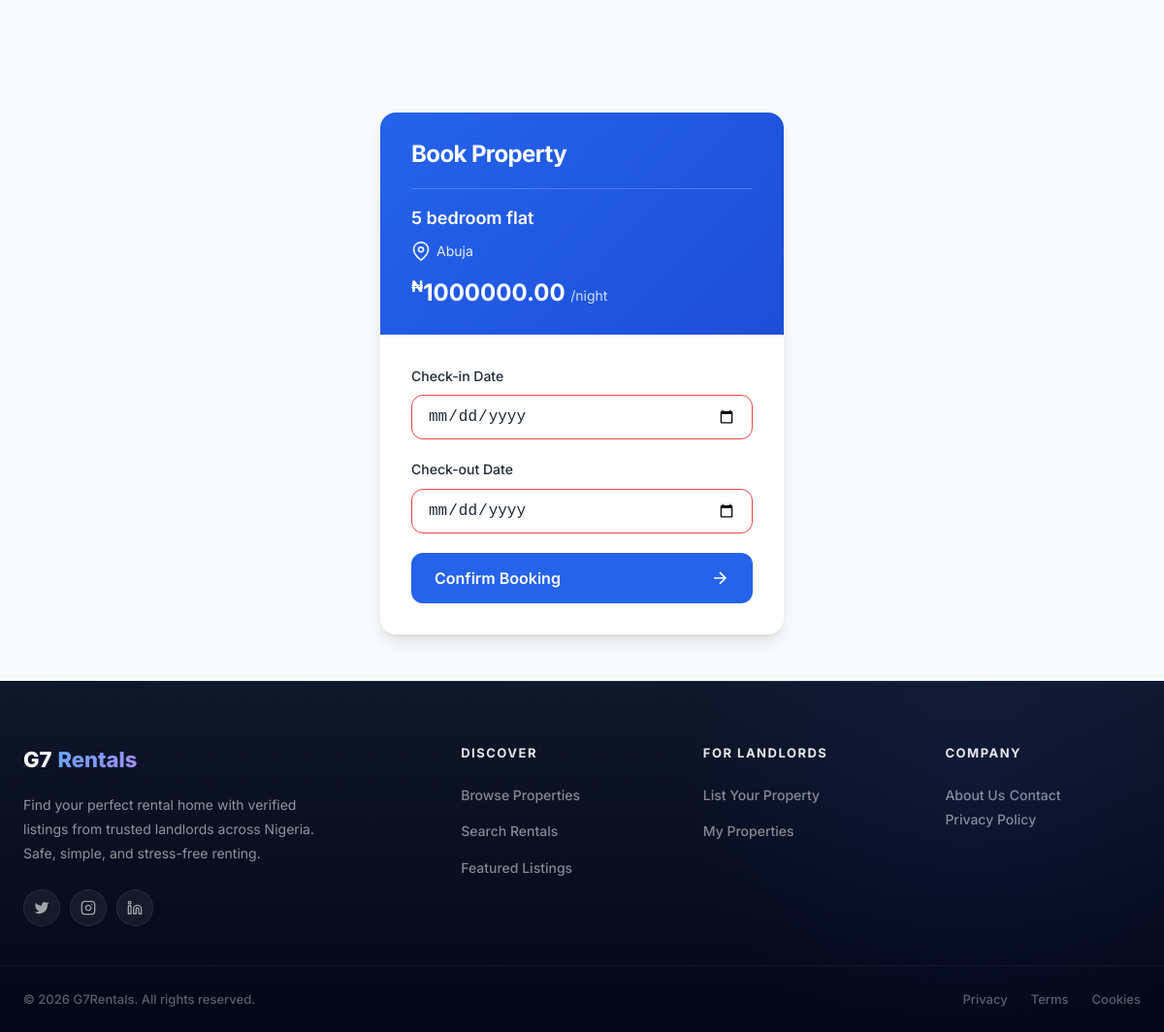
/bookings/book/7/ (signed in), run on the app's committed database.
### listings/models.py (models this page shows, shortened)
class Property(models.Model):
    PROPERTY_TYPE_CHOICES = [
        ('apartment', 'Apartment'),
        ('house', 'House'),
        ('studio', 'Studio'),
        ('condo', 'Condo'),
        ('townhouse', 'Townhouse'),
        ('commercial', 'Commercial'),
    ]
    STATUS_CHOICES = [
        ('vacant', 'Vacant'),
        ('occupied', 'Occupied'),
        ('maintenance', 'Under Maintenance'),
    ]
    owner = models.ForeignKey(
        User,
        on_delete=models.CASCADE,
        related_name='properties'
    )
    title = models.CharField(max_length=200)
    description = models.TextField(blank=True)
    price = models.DecimalField(max_digits=12, decimal_places=2)
    address = models.CharField(max_length=255, default="")
    city = models.CharField(max_length=100, default="Abuja")
    state = models.CharField(max_length=100, blank=True)
    zip_code = models.CharField(max_length=20, blank=True)
    location = models.CharField(max_length=255, blank=True, help_text="Neighborhood or area description")
    property_type = models.CharField(max_length=20, choices=PROPERTY_TYPE_CHOICES, default='apartment')
    bedrooms = models.PositiveIntegerField(default=1)
    bathrooms = models.DecimalField(max_digits=3, decimal_places=1, default=1.0)
    sqft = models.PositiveIntegerField(default=0, verbose_name="Square Feet")
    image = models.ImageField(upload_to='properties/')
    status = models.CharField(max_length=20, choices=STATUS_CHOICES, default='vacant')
    is_available = models.BooleanField(default=True)
    amenities = models.CharField(max_length=500, blank=True, help_text="Comma-separated: Pool, Gym, WiFi, etc.")
    created_at = models.DateTimeField(auto_now_add=True)
    updated_at = models.DateTimeField(auto_now=True)
    class Meta:
        ordering = ['-created_at']

### bookings/views.py (the view, shortened to what this page needs)
# urls.py: path('book/<int:pk>/', views.book_property, name='book_property'),
@login_required
def book_property(request, pk):
    property = get_object_or_404(
        Property,
        id=pk
    )
    return render(
        request,
        'bookings/book.html',
        {
            'property': property
        }
    )

### listings/context_processors.py (called while the page is built)
def pending_bookings_count(request):
    count = 0
    if request.user.is_authenticated and getattr(request.user, 'user_type', None) == 'landlord':
        count = Booking.objects.filter(
            property__owner=request.user,
            status='pending'
        ).count()
    return {'pending_bookings_count': count}

### bookings/templates/bookings/book.html (shortened to what this page needs)
{% extends 'accounts/base.html' %}
{% block content %}
<div class="booking-container">
    <article class="booking-card">
        <header class="booking-header">
            <h1 class="booking-title">Book Property</h1>
            <div class="property-summary">
                <h2 class="property-name">{{ property.title }}</h2>
                <p class="property-location">
                    <svg class="icon" viewBox="0 0 24 24" fill="none" stroke="currentColor" stroke-width="2">
                        <path d="M21 10c0 7-9 13-9 13s-9-6-9-13a9 9 0 0118 0z"/>
                        <circle cx="12" cy="10" r="3"/>
                    </svg>
                    {{ property.city }}
                </p>
                <p class="property-price">
                    <span class="currency">₦</span>{{ property.price }}
                    <span class="period">/night</span>
                </p>
            </div>
        </header>
        <form method="POST" class="booking-form" id="bookingForm">
            <div class="form-group">
                <label for="start_date" class="form-label">
                    Check-in Date
                </label>
                <input
                    type="date"
                    id="start_date"
                    name="start_date"
                    class="form-input"
                    required
                    min="{% now 'Y-m-d' %}"
                    aria-required="true"
                >
            </div>
            <div class="form-group">
                <label for="end_date" class="form-label">
                    Check-out Date
                </label>
                <input
                    type="date"
                    id="end_date"
                    name="end_date"
                    class="form-input"
                    required
                    min="{% now 'Y-m-d' %}"
                    aria-required="true"
                >
            </div>
            <button type="submit" class="btn btn-primary btn-full">
                <span class="btn-text">Confirm Booking</span>
                <svg class="icon icon-right" viewBox="0 0 24 24" fill="none" stroke="currentColor" stroke-width="2">
                    <path d="M5 12h14M12 5l7 7-7 7"/>
                </svg>
            </button>
        </form>
    </article>
</div>
{% endblock %}

### accounts/templates/accounts/base.html (style rules this page uses)
:root { --primary: #0f172a; --primary-light: #1e293b; --accent: #2563eb; --accent-hover: #1d4ed8; --accent-soft: #eff6ff; --accent-glow: rgba(37, 99, 235, 0.15); --success: #059669; --success-soft: #ecfdf5; --warning: #d97706; --warning-soft: #fffbeb; --danger: #dc2626; --danger-soft: #fef2f2; --text-primary: #0f172a; --text-secondary: #475569; --text-muted: #94a3b8; --bg-body: #f8fafc; --bg-white: #ffffff; --bg-elevated: #ffffff; --border: #e2e8f0; --border-light: #f1f5f9; --shadow-sm: 0 1px 2px 0 rgb(0 0 0 / 0.05); --shadow-md: 0 4px 6px -1px rgb(0 0 0 / 0.1), 0 2px 4px -2px rgb(0 0 0 / 0.1); --shadow-lg: 0 10px 15px -3px rgb(0 0 0 / 0.1), 0 4px 6px -4px rgb(0 0 0 / 0.1); --shadow-xl: 0 20px 25px -5px rgb(0 0 0 / 0.1), 0 8px 10px -6px rgb(0 0 0 / 0.1); --radius-sm: 8px; --radius-md: 12px; --radius-lg: 16px; --radius-xl: 24px; --radius-full: 999px; --transition-fast: 0.15s cubic-bezier(0.4, 0, 0.2, 1); --transition-base: 0.25s cubic-bezier(0.4, 0, 0.2, 1); --transition-slow: 0.4s cubic-bezier(0.4, 0, 0.2, 1); --navbar-height: 68px; }
* { margin: 0; padding: 0; box-sizing: border-box; }
html { scroll-behavior: smooth; -webkit-font-smoothing: antialiased; -moz-osx-font-smoothing: grayscale; }
body { font-family: 'Inter', -apple-system, BlinkMacSystemFont, 'Segoe UI', sans-serif; background: var(--bg-body); color: var(--text-primary); line-height: 1.6; min-height: 100vh; display: flex; flex-direction: column; overflow-x: hidden; }
.btn { display: inline-flex; align-items: center; justify-content: center; gap: 8px; padding: 10px 20px; border-radius: var(--radius-md); font-size: 14px; font-weight: 600; text-decoration: none; transition: var(--transition-fast); border: none; cursor: pointer; font-family: inherit; white-space: nowrap; }
.btn-primary { background: linear-gradient(135deg, var(--accent), #4f46e5); color: white; box-shadow: 0 4px 14px rgba(37, 99, 235, 0.3); }

### data on the page
Property: title "5 bedroom flat", city "Abuja", price "1000000.00"
